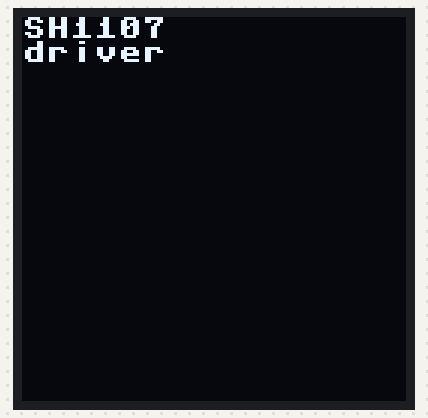
Bench run of a program on a simulated MicroPython board. On the bench: 128×128 one-colour display. Library files of the repository ran but are not shown: sh1107.py; what the program prints to the serial console is not drawn.

Above: at 0.9 s.
At 5.7 s:
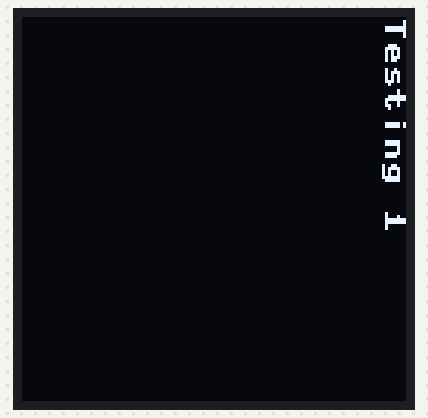
At 9.8 s:
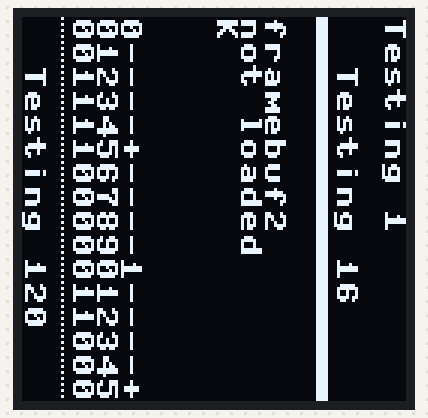
At 20.8 s:
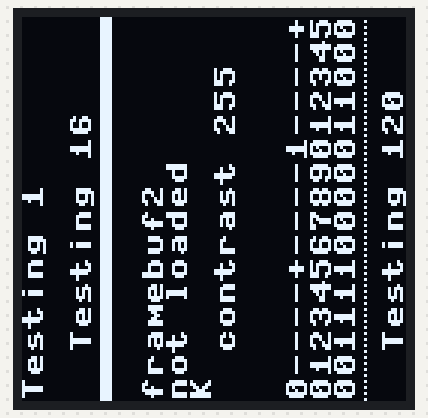
At 22.8 s:
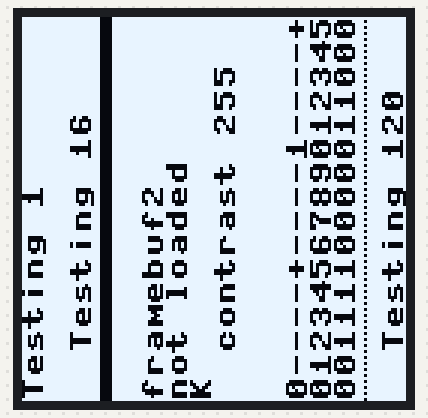
At 32.0 s:
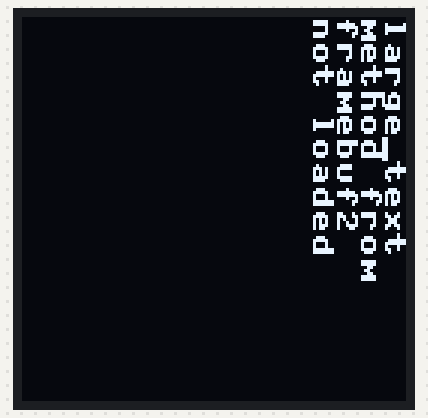

Measured:
- what the display in image 0 shows lasts 1.1 s, from 0.8 s to 1.9 s
- what the display in image 1 shows lasts 1.0 s, from 5.6 s to 6.6 s
- what the display in image 2 shows lasts 2.0 s, from 9.7 s to 11.7 s
- what the display in image 3 shows lasts 2.1 s, from 20.7 s to 22.8 s

The program:

sh1107_demo_v319_i2c_128x128.py
```python
# sh1107 driver demo code v319
# this code is intended for a 128*128 pixel display

print('starting test')

from machine import Pin, I2C, SoftI2C
import sh1107
print('dir sh1107: ', dir(sh1107))
import gc
import sys
import time #as time
import framebuf
import array


# # basic test code I2C
# i2c0 = SoftI2C(scl=Pin(5), sda=Pin(4), freq=400000)
i2c0 = I2C(0, scl=Pin(5), sda=Pin(4), freq=400000)
print('I2C scan: ',i2c0.scan())
# display = sh1107.SH1107_I2C(128, 128, i2c0, Pin(16), address=0x3d, rotate=90)
display = sh1107.SH1107_I2C(128, 128, i2c0, address=61, rotate=0)
time.sleep(0.5)
# display.sleep(False)
display.fill(0)
display.text('SH1107', 0, 0, 1)
display.text('driver', 0, 8, 1)
display.show()
time.sleep(1)
display.fill(0)
display.show()

# full test code
print('version ',sys.implementation)
print('Initial free memory: {} allocated: {}'.format(gc.mem_free(), gc.mem_alloc()))
i2c0 = I2C(0, scl=Pin(5), sda=Pin(4), freq=400000)
print('I2C scan: ',i2c0.scan())
print('I2C created: {} allocated: {}'.format(gc.mem_free(), gc.mem_alloc()))
display = sh1107.SH1107_I2C(128, 128, i2c0, address=61, rotate=90)
# display = sh1107.SH1107_I2C(128, 128, i2c0, Pin(16), address=0x3d, rotate=0)
print('display created: {} allocated: {}'.format(gc.mem_free(), gc.mem_alloc()))


## common I2C and SPI test code below ##

display.sleep(False)
display.fill(0)
display.text('SH1107', 0, 0, 1)
display.text('driver', 0, 8, 1)
display.show()
time.sleep(1)

display.fill(0)
display.show()
if sh1107._fb_variant == 2:
    for i in range(17):
        display.large_text(str(i % 10), 0, 0, max(i,1), c=1, r=90*i)
        display.show()
        time.sleep(0.1)
        display.fill(0)
    for i in range(5):
        for j in range(5):
            display.large_text(str("big text"), (i) % 2 *56, (i+1) % 2 *56, 2, 1, 90*i, 90*j)
            display.show()
            time.sleep(.2)
            display.fill(0)
    print('framebuf2 framebuffer extension tests: triangles and circles')
    for i in range (0, 32, 4):
        display.triangle(0+3*i, i, 127-i, i, 127-i, 127-3*i, c=1)
        display.show()
    for i in range (0, 32, 4):
        display.triangle(i, 0+3*i, i, 127-i, 127-3*i, 127-i, c=1)
        display.show()
    time.sleep(2)
    display.fill(0)
#     display.show()
#     display.triangle(0, 0, 0, 127, 127, 127, c=1, f=True)
#     display.show()
#     time.sleep(2)
    display.fill(0)
    display.show()
    for i in range (0, 64, 4):
        display.circle(64, 64, 64-i , c=1)
        display.show()
    time.sleep(2)
    display.fill(0)
    display.show()
    for i in range (0, 128, 32):
        for j in range (0, 128, 32):
            display.rect(i, j, 32, 32, c=(i+j)//32 % 2, f=True)
            display.show()
            display.circle(i+16, j+16, 15 , c=((i+j)//32 +1) % 2, f=True)
            display.show()
    time.sleep(2)
    display.fill(0)
    display.show()


#display.sleep(False)
display.fill(1)
display.show()
display.show()
time.sleep(1)
display.fill(0)
time.sleep(1)
full_update_flag = False
display.text('Testing 1', 0, 0, 1)
display.show(full_update_flag)
display.show(full_update_flag)
time.sleep(1)
display.text('Testing 16', 16, 16, 1)
display.show(full_update_flag)
time.sleep(1)
display.fill_rect(0, 26, 128, 4, 1)
# display.text('Testing 32', 16, 32, 1)
display.show(full_update_flag)
time.sleep(1)
display.text('Testing 120', 16, 120, 1)
display.show(full_update_flag)
time.sleep(1)
display.text('0----+----1----+-', 0, 88, 1)
display.text('01234567890123456', 0, 96, 1)
for i in range (16):
    p=display.pixel(i,96)
#     p=i // 10
    display.text(str(p),i*8,104)
    for j in range (4):
        display.pixel(i*8+j*2,114,1)


display.show(full_update_flag)
print('bilt test')
smallbuffer=bytearray(8)
letter=framebuf.FrameBuffer(smallbuffer,8,8,framebuf.MONO_HMSB)
print('letter dir', dir(letter))
letter.text('K',0,0,1)
display.blit(letter,0,56)
display.show(full_update_flag)

print('large text test')
try:
    display.large_text('QuiteBIG', 0, 32, 2, 1)
except:
    display.text('framebuf2', 0, 40 ,1)
    display.text('not loaded', 0, 48, 1)

display.show(True)
# sys.exit(0)
time.sleep(2)

print('contrast demo')
print('free memory' , gc.mem_free())
for i in range (256):
    display.contrast(i)
    contrast_text='contrast '+str(i)
    display.fill_rect(16,64,96,8,0)
    display.text(contrast_text, 16, 64, 1)
    display.show(full_update_flag)
    time.sleep_ms(25)

display.contrast(0x5F)

print('scroll test (start line)')
print('free memory' , gc.mem_free())
for i in range (128):
    display.display_start_line(i)
    time.sleep_ms(4)
for i in range (128):
    display.display_start_line(127-i)
    time.sleep_ms(4)

display.display_start_line(0)
time.sleep_ms(500)

print('free memory' , gc.mem_free())


print('invert test')
display.flip()
time.sleep(2)
display.invert(1)
time.sleep(2)
display.invert(0)
time.sleep(2)
display.flip()
time.sleep(2)
display.invert(1)
time.sleep(2)
display.invert(0)
time.sleep(1)
display.fill(0)
display.show(full_update_flag)


print('large text test 3')
try:
    display.large_text('BIGx3', 0, 0, 3, 1)
except:
    display.text('large_text', 0, 0, 1)
    display.text('method from', 0, 8, 1)
    display.text('framebuf2', 0, 16 ,1)
    display.text('not loaded', 0, 24, 1)
display.show(full_update_flag)

print('large text test 4')
try:
    display.large_text('HUGE', 0, 64, 4, 1)
except:
    pass
display.show(full_update_flag)

time.sleep(2)
display.fill(0)
display.show()

print('large text test 16')
try:
    display.large_text('1', 0, 0, 16, 1)
    display.show()
    time.sleep(1)
    display.fill(0)
    display.large_text('2', 0, 0, 16, 1)
    display.show()
    time.sleep(1)
    display.fill(0)
    display.large_text('3', 0, 0, 16, 1)
    display.show()
    time.sleep(1)
    display.fill(0)
    display.large_text('!', 0, 0, 16, 1)
    display.show()
    time.sleep(1)
    display.invert(1)
    time.sleep(1)
    display.invert(0)
    time.sleep(1)
    display.invert(1)
    time.sleep(1)
    display.invert(0)
    time.sleep(1)
except:
    pass

time.sleep(1)

for i in range(64):
    display.rect(i, i, 128-i*2, 128-i*2, c = i % 2)
    display.show()
#     time.sleep_ms(10)
time.sleep(1)
display.fill(0)
display.show()

for i in range(64):
    display.rect(i, i, 128-i*2, 128-i*2, c = i % 2, f=False)
#    display.sleep(i % 2)
    display.show()

time.sleep(1)
display.fill(0)
display.show()

for i in range(64):
    display.rect(i, i, 128-i*2, 128-i*2, c = i % 2, f=True)
#    display.sleep(i % 2)
    display.show()

# time.sleep(1)
# display.fill(0)
# display.show()
#
# for i in range(64):
#     display.fill_rect(i, i, 128-i*2, 128-i*2, c = i % 2)
# #    display.sleep(i % 2)
#     display.show()

# for i in range(64):
#     display.sleep(i % 2)

time.sleep(2)
display.fill(0)
display.show()
display.show()
display.show()
display.show()
display.show()
display.show()
display.show()
display.show()
display.show()
display.show()

display.ellipse(64, 48, 56, 32, 1)
display.show()
time.sleep(1)
display.ellipse(64, 48, 56, 32, 1, 1, 0xD)
display.show()
time.sleep(1)
coords=array.array('h', [0,0,0,40,40,40 ])
print(coords)
display.fill(0)
display.poly(10,10,coords, 1,1)
display.show()
time.sleep(3)

display.poweroff()
```
